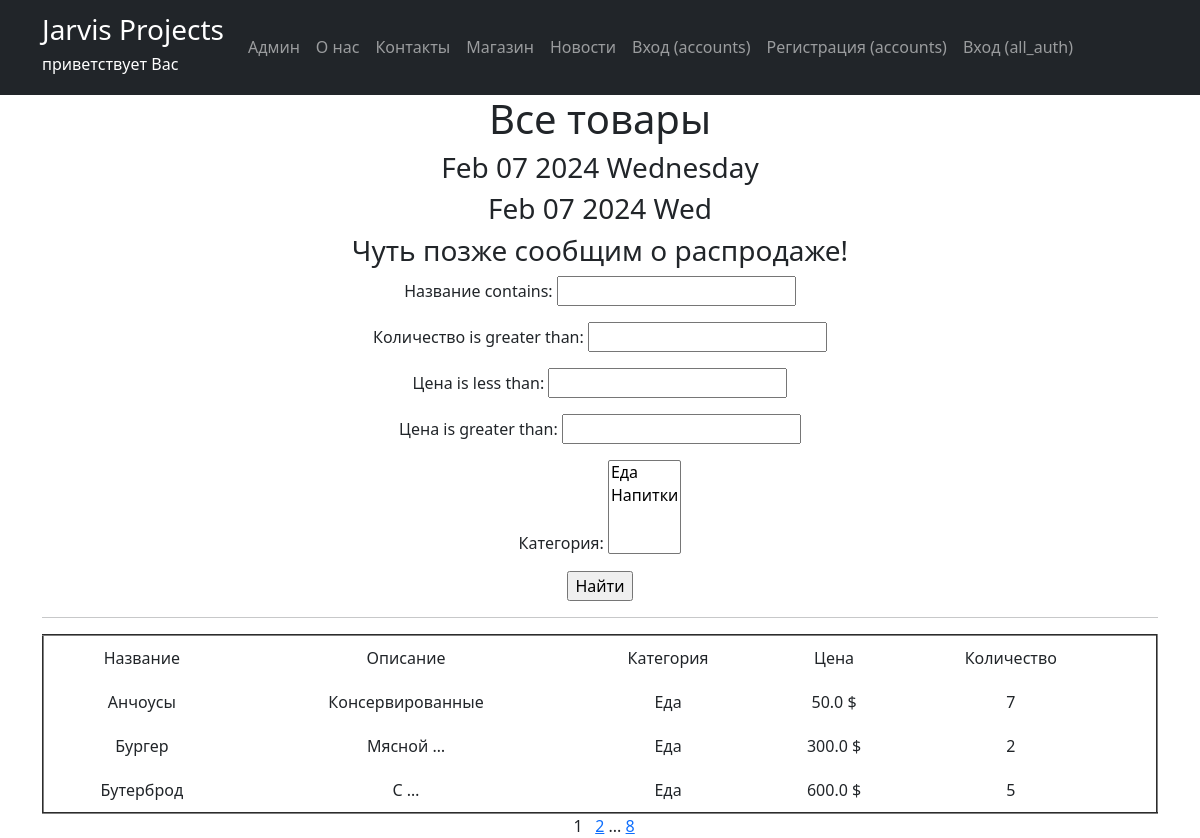
Page /store/products/ on the committed database.
### store/models.py (models this page shows, shortened)
class Product(models.Model):
    category = models.ForeignKey(to='Category', blank=True, null=True, on_delete=models.SET_NULL, related_name='products', verbose_name='Категория')
    name = models.CharField(max_length=50, unique=True, verbose_name='Название') # названия товаров не должны повторяться
    description = models.TextField(verbose_name='Описание')
    quantity = models.IntegerField(validators=[MinValueValidator(0)], verbose_name='Количество')
    price = models.FloatField(validators=[MinValueValidator(0.0)], verbose_name='Цена')
    class Meta:
        verbose_name = 'Товар'
        verbose_name_plural = 'Товар'
        ordering = ['-price']

class Category(models.Model):
    name = models.CharField(max_length=100, null=True, unique=True, verbose_name='Название')
    def __str__(self):
        return self.name
    class Meta:
        verbose_name = 'Категория'
        verbose_name_plural = 'Категории'
        ordering = ['name']

### store/views.py (the view)
# urls.py: path('products/', ProductsList.as_view(), name='products'),
class ProductsList(ListView):
    model = Product
    ordering = 'name'
    template_name = 'store/products.html'
    context_object_name = 'products'
    paginate_by = 3  # вот так мы можем указать количество записей на странице
    def get_queryset(self):
        queryset = super().get_queryset()
        self.filterset = ProductFilter(self.request.GET, queryset)
        return self.filterset.qs
    def get_context_data(self, **kwargs):
        context = super().get_context_data(**kwargs)
        context['time_now'] = datetime.utcnow()
        context['next_sale'] = None # или вставляем текст 'Распродажа в воскресенье!'
        context['filterset'] = self.filterset
        return context

### store/templatetags/custom_filters_store.py (called while the page is built)
@register.filter()
def currency(value, code='rub'):
    postfix = CURRENCIES_SYMBOLS[code]
    return f'{value} {postfix}'

### store/templatetags/custom_tags_store.py (called while the page is built)
@register.simple_tag()
def current_time(format_string='%b %d %Y'):
   return datetime.utcnow().strftime(format_string)

@register.simple_tag(takes_context=True)
def url_replace(context, **kwargs):
   d = context['request'].GET.copy()
   for k, v in kwargs.items():
       d[k] = v
   return d.urlencode()

### store/templates/store/products.html (shortened to what this page needs)
{% extends 'flatpages/default.html' %}
{% load custom_filters_store %}
{% load custom_tags_store %}
{% block content %}
    <h1>Все товары</h1>
    <h3>{{ time_now|date:'M d Y l' }}</h3>
    <h3>{% current_time '%b %d %Y %a' %}</h3>
    <h3> {{ next_sale|default_if_none:"Чуть позже сообщим о распродаже!" }} </h3>
   <form action="" method="get">
       {{ filterset.form.as_p }}
       <input type="submit" value="Найти" />
   </form>
    <hr>
    {% if products %}
        <table cellspacing="0" cellpadding="10" rules="cols" border="2" width="100%">
            <tr>
                <td>Название</td>
                <td>Описание</td>
                <td>Категория</td>
                <td>Цена</td>
                <td>Количество</td>
            </tr>
            {% for x in products %}
            <tr>
                <td>{{ x.name }}</td>
                <td>{{ x.description|truncatewords:1 }}</td>
                <td>{{ x.category.name|truncatechars:5 }}</td>
                <td>{{ x.price|currency:"usd" }}</td>
                <td>{{ x.quantity }}</td>
                <td>
                </td>
            </tr>
            {% endfor %}
        </table>
    {% else %}
        <h2>Товаров нет!</h2>
    {% endif %}
    &nbsp&nbsp{{ page_obj.number }}&nbsp&nbsp
    {% if page_obj.has_next %}
        <a href="?{% url_replace page=page_obj.next_page_number %}">{{ page_obj.next_page_number }}</a>
        {% if paginator.num_pages != page_obj.next_page_number %}
            ...
            <a href="?{% url_replace page=page_obj.paginator.num_pages %}">{{ page_obj.paginator.num_pages }}</a>
        {% endif %}
    {% endif %}
{% endblock content %}

### templates/flatpages/default.html (shortened to what this page needs)
<!DOCTYPE html>
<html lang="en">
    <head>
        {% load static %}
        <link href="{% static 'css/styles.css' %}" rel="stylesheet" />
    </head>
    <body>
        <nav class="navbar navbar-expand-lg navbar-dark bg-dark static-top">
            <div class="container">
                <a class="navbar-brand" href="#"><h3>Jarvis Projects</h3>
                    <h6>приветствует Вас</h6>
                    <h6>{{ user.username }}</h6></a>
                <div class="collapse navbar-collapse" id="navbarResponsive">
                    <ul class="navbar-nav ml-auto">
                        <li class="nav-item active">
                            <a class="nav-link" href="/admin">Админ
                            </a>
                        </li>
                        <li class="nav-item">
                            <a class="nav-link" href="/about/">О нас</a>
                        </li>
                        <li class="nav-item">
                            <a class="nav-link" href="/contacts/">Контакты</a>
                        </li>
                        <li class="nav-item">
                            <a class="nav-link" href="/store/products/">Магазин</a>
                        </li>
                        <li class="nav-item">
                            <a class="nav-link" href="/newsportal/posts/">Новости</a>
                        </li>
                        {% if user.is_authenticated %}
                        <li class="nav-item">
                            <form method="post" action="{% url 'logout' %}">
                                {% csrf_token %}
                                <button type="submit" class="nav-link" style="background-color: transparent; border: none; cursor: pointer;">Выход</button>
                            </form>
                        </li>
                        {% else %}
                            <li class="nav-item">
                                <a class="nav-link" href="{% url 'login' %}">Вход (accounts)</a>
                            </li>
                            <li class="nav-item">
                                <a class="nav-link" href="{% url 'signup' %}">Регистрация (accounts)</a>
                            </li>
                            <li class="nav-item">
                                <a class="nav-link" href="{% url 'account_login' %}">Вход (all_auth)</a>
                            </li>
                        {% endif %}
                    </ul>
                </div>
            </div>
        </nav>
        <div class="container">
            <div class="row">
                <div class="col-lg-12 text-center">
                    {% block content %}{% endblock content %}
                </div>
            </div>
         </div>
    </body>
</html>

### rows in the picture
Product: name "Анчоусы", description "Консервированные", category.name "Еда", price "50.0 $", quantity "7"
Product: name "Бургер", description "Мясной …", category.name "Еда", price "300.0 $", quantity "2"
Product: name "Бутерброд", description "С …", category.name "Еда", price "600.0 $", quantity "5"

### other values in the picture
{{ time_now|date:'M d Y l' }} "Feb 07 2024 Wednesday"
{{ next_sale|default_if_none:"Чуть позже сообщим о распродаже!" }} "Чуть позже сообщим о распродаже!"
{{ page_obj.number }} "1"
{{ page_obj.next_page_number }} "2"
{{ page_obj.paginator.num_pages }} "8"
